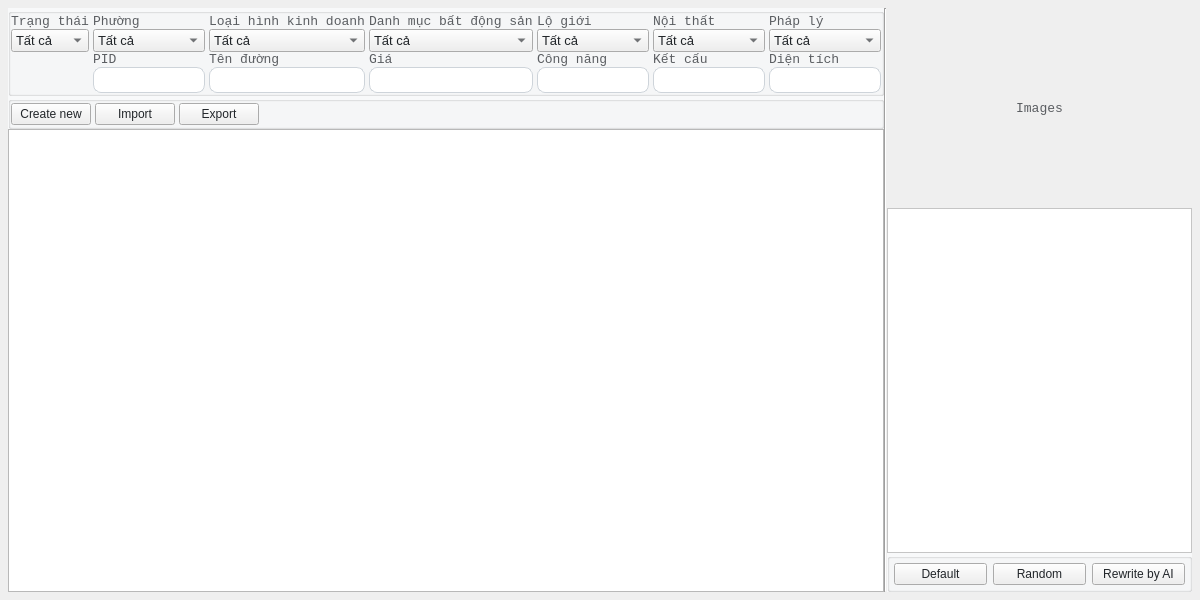
<?xml version="1.0" encoding="UTF-8"?>
<ui version="4.0">
 <class>PageREProduct</class>
 <widget class="QWidget" name="PageREProduct">
  <property name="geometry">
   <rect>
    <x>0</x>
    <y>0</y>
    <width>1200</width>
    <height>600</height>
   </rect>
  </property>
  <property name="font">
   <font>
    <family>Courier New</family>
   </font>
  </property>
  <property name="windowTitle">
   <string>Form</string>
  </property>
  <property name="styleSheet">
   <string notr="true">#REProduct{
  font-family: &quot;Courier New&quot;;
  background-color: #FFFFFF;
}
QGroupBox {
  font-family: &quot;Courier New&quot;;
  font-size: 13px;
  background-color: rgba(248, 249, 250, 1);
}
QLineEdit {
  padding: 4px 0;
  border: 1px solid #ced4da;
  border-radius: 8px;
  margin-left: 8px;
  padding-left: 4px;
  background-color: #FFFFFF;
  color:#212529;
}
QPlainTextEdit {
	background-color: #FFFFFF;
  color:#212529;
}
QLabel {
  font-family: &quot;Courier New&quot;;
  font-size: 13px;
  color: rgb(90, 93, 97);
}
QRadioButton {
  font-family: &quot;Courier New&quot;;
  font-size: 13px;
  color: #212529;
}
QComboBox {
  font-family: &quot;Courier New&quot;;
  font-size: 13px;
  color: #212529;
}
QPushButton {
  color: #212529;
}

</string>
  </property>
  <layout class="QHBoxLayout" name="horizontalLayout_6">
   <property name="spacing">
    <number>0</number>
   </property>
   <property name="leftMargin">
    <number>8</number>
   </property>
   <property name="topMargin">
    <number>8</number>
   </property>
   <property name="rightMargin">
    <number>8</number>
   </property>
   <property name="bottomMargin">
    <number>8</number>
   </property>
   <item>
    <layout class="QHBoxLayout" name="PageREProduct_layout">
     <item>
      <widget class="QWidget" name="contents_container_w" native="true">
       <layout class="QVBoxLayout" name="verticalLayout_28">
        <property name="spacing">
         <number>0</number>
        </property>
        <property name="leftMargin">
         <number>0</number>
        </property>
        <property name="topMargin">
         <number>0</number>
        </property>
        <property name="rightMargin">
         <number>0</number>
        </property>
        <property name="bottomMargin">
         <number>0</number>
        </property>
        <item>
         <layout class="QVBoxLayout" name="verticalLayout_27">
          <property name="spacing">
           <number>0</number>
          </property>
          <property name="bottomMargin">
           <number>0</number>
          </property>
          <item>
           <widget class="QGroupBox" name="search_container">
            <property name="maximumSize">
             <size>
              <width>16777215</width>
              <height>16777215</height>
             </size>
            </property>
            <property name="font">
             <font>
              <family>Courier New</family>
              <pointsize>12</pointsize>
             </font>
            </property>
            <property name="autoFillBackground">
             <bool>false</bool>
            </property>
            <property name="styleSheet">
             <string notr="true"/>
            </property>
            <property name="title">
             <string/>
            </property>
            <layout class="QGridLayout" name="gridLayout_3">
             <property name="leftMargin">
              <number>0</number>
             </property>
             <property name="topMargin">
              <number>0</number>
             </property>
             <property name="rightMargin">
              <number>0</number>
             </property>
             <property name="bottomMargin">
              <number>0</number>
             </property>
             <property name="spacing">
              <number>0</number>
             </property>
             <item row="0" column="0">
              <layout class="QGridLayout" name="gridLayout">
               <property name="leftMargin">
                <number>0</number>
               </property>
               <property name="topMargin">
                <number>0</number>
               </property>
               <property name="rightMargin">
                <number>0</number>
               </property>
               <property name="bottomMargin">
                <number>0</number>
               </property>
               <property name="horizontalSpacing">
                <number>4</number>
               </property>
               <property name="verticalSpacing">
                <number>0</number>
               </property>
               <item row="0" column="1">
                <widget class="QWidget" name="wards_container_w" native="true">
                 <layout class="QVBoxLayout" name="verticalLayout_15">
                  <property name="spacing">
                   <number>0</number>
                  </property>
                  <property name="leftMargin">
                   <number>0</number>
                  </property>
                  <property name="topMargin">
                   <number>0</number>
                  </property>
                  <property name="rightMargin">
                   <number>0</number>
                  </property>
                  <property name="bottomMargin">
                   <number>0</number>
                  </property>
                  <item>
                   <layout class="QVBoxLayout" name="verticalLayout_16">
                    <item>
                     <widget class="QLabel" name="wards_label">
                      <property name="font">
                       <font>
                        <family>Courier New</family>
                        <pointsize>12</pointsize>
                       </font>
                      </property>
                      <property name="styleSheet">
                       <string notr="true">margin: 0;</string>
                      </property>
                      <property name="text">
                       <string>Phường</string>
                      </property>
                     </widget>
                    </item>
                    <item>
                     <widget class="QComboBox" name="wards_combobox">
                      <item>
                       <property name="text">
                        <string>Tất cả</string>
                       </property>
                      </item>
                     </widget>
                    </item>
                   </layout>
                  </item>
                 </layout>
                </widget>
               </item>
               <item row="1" column="2">
                <widget class="QWidget" name="street_container_w" native="true">
                 <layout class="QVBoxLayout" name="verticalLayout_3">
                  <property name="spacing">
                   <number>0</number>
                  </property>
                  <property name="leftMargin">
                   <number>0</number>
                  </property>
                  <property name="topMargin">
                   <number>0</number>
                  </property>
                  <property name="rightMargin">
                   <number>0</number>
                  </property>
                  <property name="bottomMargin">
                   <number>0</number>
                  </property>
                  <item>
                   <layout class="QVBoxLayout" name="verticalLayout_4">
                    <item>
                     <widget class="QLabel" name="street_label">
                      <property name="font">
                       <font>
                        <family>Courier New</family>
                        <pointsize>12</pointsize>
                       </font>
                      </property>
                      <property name="styleSheet">
                       <string notr="true">margin: 0;</string>
                      </property>
                      <property name="text">
                       <string>Tên đường</string>
                      </property>
                     </widget>
                    </item>
                    <item>
                     <widget class="QLineEdit" name="street_input">
                      <property name="styleSheet">
                       <string notr="true">margin: 0;
padding-left: 4px;</string>
                      </property>
                     </widget>
                    </item>
                   </layout>
                  </item>
                 </layout>
                </widget>
               </item>
               <item row="1" column="7">
                <widget class="QWidget" name="area_container_w" native="true">
                 <layout class="QVBoxLayout" name="verticalLayout_5">
                  <property name="spacing">
                   <number>0</number>
                  </property>
                  <property name="leftMargin">
                   <number>0</number>
                  </property>
                  <property name="topMargin">
                   <number>0</number>
                  </property>
                  <property name="rightMargin">
                   <number>0</number>
                  </property>
                  <property name="bottomMargin">
                   <number>0</number>
                  </property>
                  <item>
                   <layout class="QVBoxLayout" name="verticalLayout_6">
                    <item>
                     <widget class="QLabel" name="area_label">
                      <property name="font">
                       <font>
                        <family>Courier New</family>
                        <pointsize>12</pointsize>
                       </font>
                      </property>
                      <property name="styleSheet">
                       <string notr="true">margin: 0;</string>
                      </property>
                      <property name="text">
                       <string>Diện tích</string>
                      </property>
                     </widget>
                    </item>
                    <item>
                     <widget class="QLineEdit" name="area_input">
                      <property name="styleSheet">
                       <string notr="true">margin: 0;
padding-left: 4px;</string>
                      </property>
                     </widget>
                    </item>
                   </layout>
                  </item>
                 </layout>
                </widget>
               </item>
               <item row="0" column="7">
                <widget class="QWidget" name="legal_s_container_w" native="true">
                 <layout class="QVBoxLayout" name="verticalLayout_23">
                  <property name="spacing">
                   <number>0</number>
                  </property>
                  <property name="leftMargin">
                   <number>0</number>
                  </property>
                  <property name="topMargin">
                   <number>0</number>
                  </property>
                  <property name="rightMargin">
                   <number>0</number>
                  </property>
                  <property name="bottomMargin">
                   <number>0</number>
                  </property>
                  <item>
                   <layout class="QVBoxLayout" name="verticalLayout_24">
                    <item>
                     <widget class="QLabel" name="legal_s_label">
                      <property name="font">
                       <font>
                        <family>Courier New</family>
                        <pointsize>12</pointsize>
                       </font>
                      </property>
                      <property name="styleSheet">
                       <string notr="true">margin: 0;</string>
                      </property>
                      <property name="text">
                       <string>Pháp lý</string>
                      </property>
                     </widget>
                    </item>
                    <item>
                     <widget class="QComboBox" name="legal_s_combobox">
                      <item>
                       <property name="text">
                        <string>Tất cả</string>
                       </property>
                      </item>
                     </widget>
                    </item>
                   </layout>
                  </item>
                 </layout>
                </widget>
               </item>
               <item row="1" column="5">
                <widget class="QWidget" name="function_cotnainer_w" native="true">
                 <layout class="QVBoxLayout" name="verticalLayout_9">
                  <property name="spacing">
                   <number>0</number>
                  </property>
                  <property name="leftMargin">
                   <number>0</number>
                  </property>
                  <property name="topMargin">
                   <number>0</number>
                  </property>
                  <property name="rightMargin">
                   <number>0</number>
                  </property>
                  <property name="bottomMargin">
                   <number>0</number>
                  </property>
                  <item>
                   <layout class="QVBoxLayout" name="verticalLayout_10">
                    <item>
                     <widget class="QLabel" name="function_label">
                      <property name="font">
                       <font>
                        <family>Courier New</family>
                        <pointsize>12</pointsize>
                       </font>
                      </property>
                      <property name="styleSheet">
                       <string notr="true">margin: 0;</string>
                      </property>
                      <property name="text">
                       <string>Công năng</string>
                      </property>
                     </widget>
                    </item>
                    <item>
                     <widget class="QLineEdit" name="function_input">
                      <property name="styleSheet">
                       <string notr="true">margin: 0;
padding-left: 4px;</string>
                      </property>
                     </widget>
                    </item>
                   </layout>
                  </item>
                 </layout>
                </widget>
               </item>
               <item row="0" column="2">
                <widget class="QWidget" name="transaction_container_w" native="true">
                 <property name="styleSheet">
                  <string notr="true">padding</string>
                 </property>
                 <layout class="QVBoxLayout" name="verticalLayout_13">
                  <property name="spacing">
                   <number>0</number>
                  </property>
                  <property name="leftMargin">
                   <number>0</number>
                  </property>
                  <property name="topMargin">
                   <number>0</number>
                  </property>
                  <property name="rightMargin">
                   <number>0</number>
                  </property>
                  <property name="bottomMargin">
                   <number>0</number>
                  </property>
                  <item>
                   <layout class="QVBoxLayout" name="verticalLayout_14">
                    <item>
                     <widget class="QLabel" name="transaction_label">
                      <property name="font">
                       <font>
                        <family>Courier New</family>
                        <pointsize>12</pointsize>
                       </font>
                      </property>
                      <property name="styleSheet">
                       <string notr="true">margin: 0;</string>
                      </property>
                      <property name="text">
                       <string>Loại hình kinh doanh</string>
                      </property>
                     </widget>
                    </item>
                    <item>
                     <widget class="QComboBox" name="transaction_combobox">
                      <item>
                       <property name="text">
                        <string>Tất cả</string>
                       </property>
                      </item>
                     </widget>
                    </item>
                   </layout>
                  </item>
                 </layout>
                </widget>
               </item>
               <item row="1" column="6">
                <widget class="QWidget" name="structure_container_w" native="true">
                 <layout class="QVBoxLayout" name="verticalLayout_7">
                  <property name="spacing">
                   <number>0</number>
                  </property>
                  <property name="leftMargin">
                   <number>0</number>
                  </property>
                  <property name="topMargin">
                   <number>0</number>
                  </property>
                  <property name="rightMargin">
                   <number>0</number>
                  </property>
                  <property name="bottomMargin">
                   <number>0</number>
                  </property>
                  <item>
                   <layout class="QVBoxLayout" name="verticalLayout_8">
                    <item>
                     <widget class="QLabel" name="structure_label">
                      <property name="font">
                       <font>
                        <family>Courier New</family>
                        <pointsize>12</pointsize>
                       </font>
                      </property>
                      <property name="styleSheet">
                       <string notr="true">margin: 0;</string>
                      </property>
                      <property name="text">
                       <string>Kết cấu</string>
                      </property>
                     </widget>
                    </item>
                    <item>
                     <widget class="QLineEdit" name="structure_input">
                      <property name="styleSheet">
                       <string notr="true">margin: 0;
padding-left: 4px;</string>
                      </property>
                     </widget>
                    </item>
                   </layout>
                  </item>
                 </layout>
                </widget>
               </item>
               <item row="0" column="4">
                <widget class="QWidget" name="categories_container_w" native="true">
                 <layout class="QVBoxLayout" name="verticalLayout_25">
                  <property name="spacing">
                   <number>0</number>
                  </property>
                  <property name="leftMargin">
                   <number>0</number>
                  </property>
                  <property name="topMargin">
                   <number>0</number>
                  </property>
                  <property name="rightMargin">
                   <number>0</number>
                  </property>
                  <property name="bottomMargin">
                   <number>0</number>
                  </property>
                  <item>
                   <layout class="QVBoxLayout" name="verticalLayout_26">
                    <item>
                     <widget class="QLabel" name="categories_label">
                      <property name="font">
                       <font>
                        <family>Courier New</family>
                        <pointsize>12</pointsize>
                       </font>
                      </property>
                      <property name="styleSheet">
                       <string notr="true">margin: 0;</string>
                      </property>
                      <property name="text">
                       <string>Danh mục bất động sản</string>
                      </property>
                     </widget>
                    </item>
                    <item>
                     <widget class="QComboBox" name="categories_combobox">
                      <item>
                       <property name="text">
                        <string>Tất cả</string>
                       </property>
                      </item>
                     </widget>
                    </item>
                   </layout>
                  </item>
                 </layout>
                </widget>
               </item>
               <item row="1" column="1">
                <widget class="QWidget" name="pid_container_w" native="true">
                 <layout class="QVBoxLayout" name="verticalLayout_2">
                  <property name="spacing">
                   <number>0</number>
                  </property>
                  <property name="leftMargin">
                   <number>0</number>
                  </property>
                  <property name="topMargin">
                   <number>0</number>
                  </property>
                  <property name="rightMargin">
                   <number>0</number>
                  </property>
                  <property name="bottomMargin">
                   <number>0</number>
                  </property>
                  <item>
                   <layout class="QVBoxLayout" name="verticalLayout">
                    <item>
                     <widget class="QLabel" name="pid_label">
                      <property name="font">
                       <font>
                        <family>Courier New</family>
                        <pointsize>12</pointsize>
                       </font>
                      </property>
                      <property name="styleSheet">
                       <string notr="true">margin: 0;</string>
                      </property>
                      <property name="text">
                       <string>PID</string>
                      </property>
                     </widget>
                    </item>
                    <item>
                     <widget class="QLineEdit" name="pid_input">
                      <property name="styleSheet">
                       <string notr="true">margin: 0;
padding-left: 4px;</string>
                      </property>
                     </widget>
                    </item>
                   </layout>
                  </item>
                 </layout>
                </widget>
               </item>
               <item row="0" column="5">
                <widget class="QWidget" name="building_line_s_container_w" native="true">
                 <layout class="QVBoxLayout" name="verticalLayout_21">
                  <property name="spacing">
                   <number>0</number>
                  </property>
                  <property name="leftMargin">
                   <number>0</number>
                  </property>
                  <property name="topMargin">
                   <number>0</number>
                  </property>
                  <property name="rightMargin">
                   <number>0</number>
                  </property>
                  <property name="bottomMargin">
                   <number>0</number>
                  </property>
                  <item>
                   <layout class="QVBoxLayout" name="verticalLayout_22">
                    <item>
                     <widget class="QLabel" name="building_line_s_label">
                      <property name="font">
                       <font>
                        <family>Courier New</family>
                        <pointsize>12</pointsize>
                       </font>
                      </property>
                      <property name="styleSheet">
                       <string notr="true">margin: 0;</string>
                      </property>
                      <property name="text">
                       <string>Lộ giới</string>
                      </property>
                     </widget>
                    </item>
                    <item>
                     <widget class="QComboBox" name="building_line_s_combobox">
                      <item>
                       <property name="text">
                        <string>Tất cả</string>
                       </property>
                      </item>
                     </widget>
                    </item>
                   </layout>
                  </item>
                 </layout>
                </widget>
               </item>
               <item row="0" column="6">
                <widget class="QWidget" name="furniture_s_container_w" native="true">
                 <layout class="QVBoxLayout" name="verticalLayout_19">
                  <property name="spacing">
                   <number>0</number>
                  </property>
                  <property name="leftMargin">
                   <number>0</number>
                  </property>
                  <property name="topMargin">
                   <number>0</number>
                  </property>
                  <property name="rightMargin">
                   <number>0</number>
                  </property>
                  <property name="bottomMargin">
                   <number>0</number>
                  </property>
                  <item>
                   <layout class="QVBoxLayout" name="verticalLayout_20">
                    <item>
                     <widget class="QLabel" name="furniture_s_lable">
                      <property name="font">
                       <font>
                        <family>Courier New</family>
                        <pointsize>12</pointsize>
                       </font>
                      </property>
                      <property name="styleSheet">
                       <string notr="true">margin: 0;</string>
                      </property>
                      <property name="text">
                       <string>Nội thất</string>
                      </property>
                     </widget>
                    </item>
                    <item>
                     <widget class="QComboBox" name="furniture_s_combobox">
                      <item>
                       <property name="text">
                        <string>Tất cả</string>
                       </property>
                      </item>
                     </widget>
                    </item>
                   </layout>
                  </item>
                 </layout>
                </widget>
               </item>
               <item row="1" column="4">
                <widget class="QWidget" name="price_container_w" native="true">
                 <layout class="QVBoxLayout" name="verticalLayout_11">
                  <property name="spacing">
                   <number>0</number>
                  </property>
                  <property name="leftMargin">
                   <number>0</number>
                  </property>
                  <property name="topMargin">
                   <number>0</number>
                  </property>
                  <property name="rightMargin">
                   <number>0</number>
                  </property>
                  <property name="bottomMargin">
                   <number>0</number>
                  </property>
                  <item>
                   <layout class="QVBoxLayout" name="verticalLayout_12">
                    <item>
                     <widget class="QLabel" name="price_label">
                      <property name="font">
                       <font>
                        <family>Courier New</family>
                        <pointsize>12</pointsize>
                       </font>
                      </property>
                      <property name="styleSheet">
                       <string notr="true">margin: 0;</string>
                      </property>
                      <property name="text">
                       <string>Giá</string>
                      </property>
                     </widget>
                    </item>
                    <item>
                     <widget class="QLineEdit" name="price_input">
                      <property name="styleSheet">
                       <string notr="true">margin: 0;
padding-left: 4px;</string>
                      </property>
                     </widget>
                    </item>
                   </layout>
                  </item>
                 </layout>
                </widget>
               </item>
               <item row="0" column="0">
                <widget class="QWidget" name="status_container_w" native="true">
                 <layout class="QVBoxLayout" name="verticalLayout_29">
                  <property name="spacing">
                   <number>0</number>
                  </property>
                  <property name="leftMargin">
                   <number>0</number>
                  </property>
                  <property name="topMargin">
                   <number>0</number>
                  </property>
                  <property name="rightMargin">
                   <number>0</number>
                  </property>
                  <property name="bottomMargin">
                   <number>0</number>
                  </property>
                  <item>
                   <layout class="QVBoxLayout" name="verticalLayout_30">
                    <item>
                     <widget class="QLabel" name="status_label">
                      <property name="font">
                       <font>
                        <family>Courier New</family>
                        <pointsize>12</pointsize>
                       </font>
                      </property>
                      <property name="styleSheet">
                       <string notr="true">margin: 0;</string>
                      </property>
                      <property name="text">
                       <string>Trạng thái</string>
                      </property>
                     </widget>
                    </item>
                    <item>
                     <widget class="QComboBox" name="status_combobox">
                      <item>
                       <property name="text">
                        <string>Tất cả</string>
                       </property>
                      </item>
                     </widget>
                    </item>
                   </layout>
                  </item>
                 </layout>
                </widget>
               </item>
              </layout>
             </item>
            </layout>
           </widget>
          </item>
          <item>
           <widget class="QGroupBox" name="actions_container_w">
            <property name="styleSheet">
             <string notr="true"/>
            </property>
            <property name="title">
             <string/>
            </property>
            <layout class="QHBoxLayout" name="horizontalLayout_2" stretch="0">
             <property name="spacing">
              <number>4</number>
             </property>
             <property name="leftMargin">
              <number>0</number>
             </property>
             <property name="topMargin">
              <number>0</number>
             </property>
             <property name="rightMargin">
              <number>0</number>
             </property>
             <property name="bottomMargin">
              <number>0</number>
             </property>
             <item>
              <layout class="QHBoxLayout" name="horizontalLayout">
               <item>
                <widget class="QPushButton" name="action_create_btn">
                 <property name="text">
                  <string>Create new</string>
                 </property>
                </widget>
               </item>
               <item>
                <widget class="QPushButton" name="action_import_btn">
                 <property name="text">
                  <string>Import</string>
                 </property>
                </widget>
               </item>
               <item>
                <widget class="QPushButton" name="action_export_btn">
                 <property name="text">
                  <string>Export</string>
                 </property>
                </widget>
               </item>
               <item>
                <spacer name="space">
                 <property name="orientation">
                  <enum>Qt::Orientation::Horizontal</enum>
                 </property>
                 <property name="sizeHint" stdset="0">
                  <size>
                   <width>40</width>
                   <height>20</height>
                  </size>
                 </property>
                </spacer>
               </item>
              </layout>
             </item>
            </layout>
           </widget>
          </item>
          <item>
           <widget class="QTableView" name="re_product_table"/>
          </item>
         </layout>
        </item>
       </layout>
      </widget>
     </item>
     <item>
      <widget class="Line" name="line">
       <property name="styleSheet">
        <string notr="true">margin:0;</string>
       </property>
       <property name="orientation">
        <enum>Qt::Orientation::Vertical</enum>
       </property>
      </widget>
     </item>
     <item>
      <widget class="QWidget" name="details_container_w" native="true">
       <layout class="QVBoxLayout" name="verticalLayout_18">
        <property name="spacing">
         <number>0</number>
        </property>
        <property name="leftMargin">
         <number>0</number>
        </property>
        <property name="topMargin">
         <number>0</number>
        </property>
        <property name="rightMargin">
         <number>0</number>
        </property>
        <property name="bottomMargin">
         <number>0</number>
        </property>
        <item>
         <layout class="QVBoxLayout" name="verticalLayout_17">
          <item>
           <widget class="QLabel" name="image_label">
            <property name="minimumSize">
             <size>
              <width>0</width>
              <height>200</height>
             </size>
            </property>
            <property name="maximumSize">
             <size>
              <width>16777215</width>
              <height>16777215</height>
             </size>
            </property>
            <property name="text">
             <string>Images</string>
            </property>
            <property name="alignment">
             <set>Qt::AlignmentFlag::AlignCenter</set>
            </property>
           </widget>
          </item>
          <item>
           <widget class="QPlainTextEdit" name="detail_text"/>
          </item>
          <item>
           <widget class="QGroupBox" name="detail_action_container_w">
            <property name="title">
             <string/>
            </property>
            <layout class="QHBoxLayout" name="horizontalLayout_4">
             <property name="leftMargin">
              <number>4</number>
             </property>
             <property name="topMargin">
              <number>4</number>
             </property>
             <property name="rightMargin">
              <number>4</number>
             </property>
             <property name="bottomMargin">
              <number>4</number>
             </property>
             <item>
              <layout class="QHBoxLayout" name="horizontalLayout_3">
               <item>
                <widget class="QPushButton" name="action_default_btn">
                 <property name="text">
                  <string>Default</string>
                 </property>
                </widget>
               </item>
               <item>
                <widget class="QPushButton" name="action_random_btn">
                 <property name="text">
                  <string>Random</string>
                 </property>
                </widget>
               </item>
               <item>
                <widget class="QPushButton" name="action_rewrite_by_ai_btn">
                 <property name="text">
                  <string>Rewrite by AI</string>
                 </property>
                </widget>
               </item>
              </layout>
             </item>
            </layout>
           </widget>
          </item>
         </layout>
        </item>
       </layout>
      </widget>
     </item>
    </layout>
   </item>
  </layout>
 </widget>
 <tabstops>
  <tabstop>wards_combobox</tabstop>
  <tabstop>transaction_combobox</tabstop>
  <tabstop>categories_combobox</tabstop>
  <tabstop>building_line_s_combobox</tabstop>
  <tabstop>furniture_s_combobox</tabstop>
  <tabstop>legal_s_combobox</tabstop>
  <tabstop>pid_input</tabstop>
  <tabstop>street_input</tabstop>
  <tabstop>price_input</tabstop>
  <tabstop>function_input</tabstop>
  <tabstop>structure_input</tabstop>
  <tabstop>area_input</tabstop>
  <tabstop>action_create_btn</tabstop>
  <tabstop>action_import_btn</tabstop>
  <tabstop>action_export_btn</tabstop>
  <tabstop>re_product_table</tabstop>
  <tabstop>detail_text</tabstop>
  <tabstop>action_rewrite_by_ai_btn</tabstop>
 </tabstops>
 <resources/>
 <connections/>
</ui>
